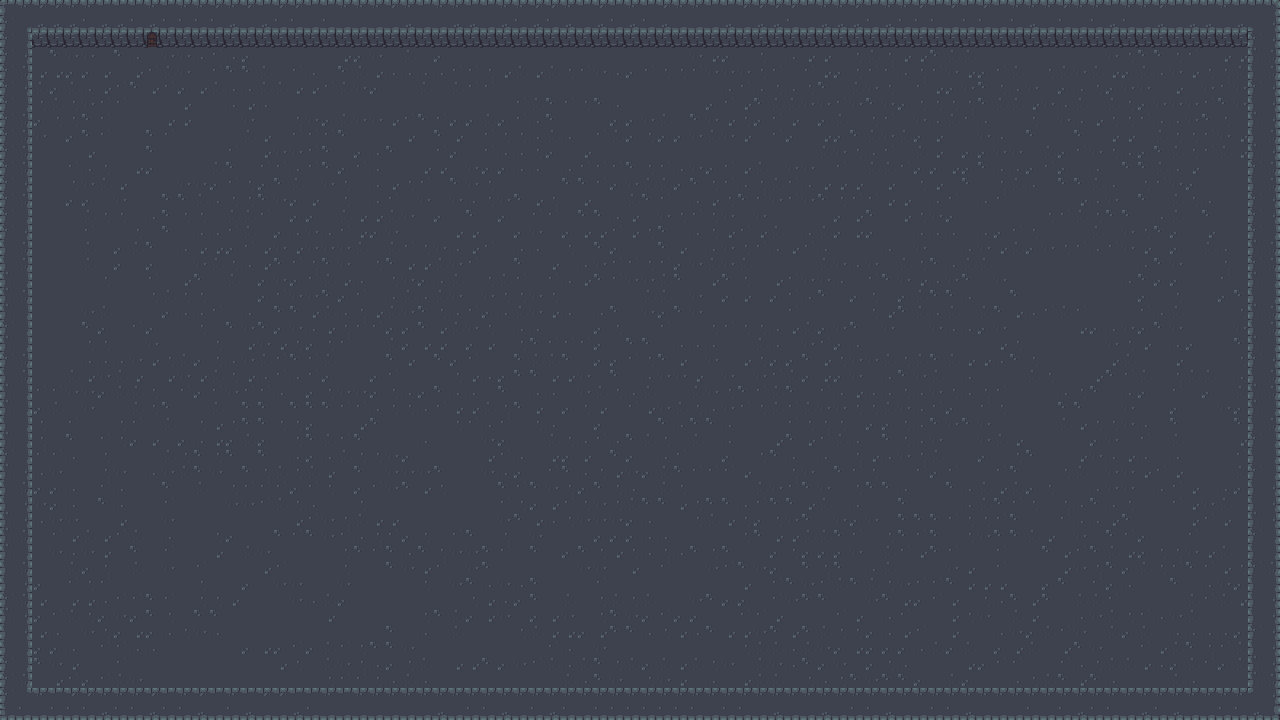

A level layout from a 2D game, rendered from its tile map. Below: a short description, then the map file with tile-grid data replaced by summaries:
An orthogonal 80x45 tile map with 16x16 px tiles, 1 tile layer (Storf).

<map version="1.0" tiledversion="1.0.3" orientation="orthogonal" renderorder="right-down" width="80" height="45" tilewidth="16" tileheight="16" backgroundcolor="#2d2d2d" nextobjectid="23">
 <tileset firstgid="1" name="dungeon_tiles_compact_and_varied" tilewidth="16" tileheight="16" tilecount="105" columns="21">
  <image source="../../../../../Content/tilesets/tiled_tilesets/dungeon_tiles_compact_and_varied.png" width="336" height="80" />
 </tileset>
 <layer name="Storf" width="80" height="45">
  <data>[3600 cells, 3600 non-empty, 31 distinct tile ids]</data>
 </layer>
 <objectgroup name="Collision" visible="0" />
</map>
